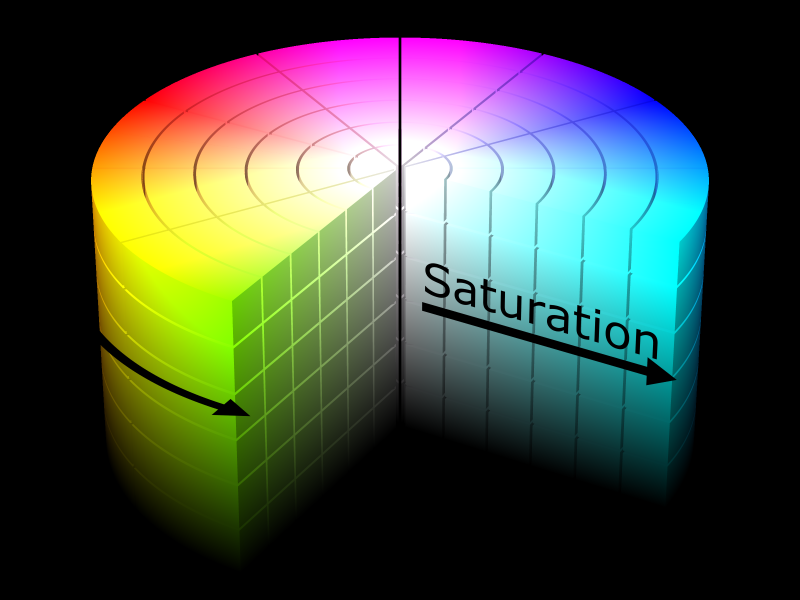
#> input picture erp_udp/scripts/camera/opencv-examples/img/hsv.png, 2400 x 1800 px (shown at 1/3 size)
$ python -i color_detect_binary.py   (imports and definitions only)
#> lines starting #> are read from the running program, lines starting #| are printed output that depends on the picture; after the words box and inside, x2 and y2 are one past the last pixel; in counts of white or black regions, pixels touching at a corner belong together
#> further down, picture is the input picture: shape (1800, 2400, 3); mean B, G, R 65, 75.8, 67.3
import cv2
import numpy as np

path = "erp_udp/scripts/camera/opencv-examples/img/"
image = "hsv.png"
win_name = "color_detect_hsv"

def nothing(x):
    pass

def create_trackbar_init():
    # Trackbar를 표시할 윈도우 이름 명시
    cv2.namedWindow(win_name)
    # Trackbar의 변수명, 윈도우 이름과 변수 범위 설정
    cv2.createTrackbar("LH", win_name, 0, 179, nothing)
    cv2.createTrackbar("LS", win_name, 0, 255, nothing)
    cv2.createTrackbar("LV", win_name, 0, 255, nothing)
    cv2.createTrackbar("UH", win_name, 179, 179, nothing)
    cv2.createTrackbar("US", win_name, 255, 255, nothing)
    cv2.createTrackbar("UV", win_name, 255, 255, nothing)

def hsv_track(frame):
    # Trackbar의 조절한 값을 변수에 저장
    Lower_H_Value = cv2.getTrackbarPos("LH", win_name)
    Lower_S_Value = cv2.getTrackbarPos("LS", win_name)
    Lower_V_Value = cv2.getTrackbarPos("LV", win_name)
    Upper_H_Value = cv2.getTrackbarPos("UH", win_name)
    Upper_S_Value = cv2.getTrackbarPos("US", win_name)
    Upper_V_Value = cv2.getTrackbarPos("UV", win_name)

    # hsv영역으로의 색영역 전환
    cvt_hsv = cv2.cvtColor(frame,cv2.COLOR_BGR2HSV)
#> cvt_hsv: shape (1800, 2400, 3); mean H, S, V 38.7, 82.1, 93.5

    # 임계값 boundary 정의
    lower = np.array([Lower_H_Value,Lower_S_Value,Lower_V_Value])
    upper = np.array([Upper_H_Value,Upper_S_Value,Upper_V_Value])
    mask = cv2.inRange(cvt_hsv, lower, upper)
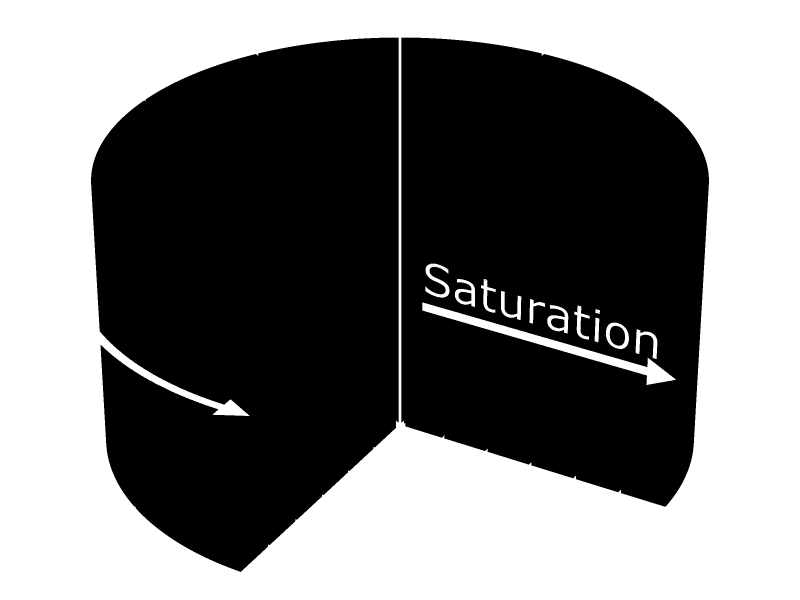
#> mask: shape (1800, 2400) (shown at 1/3 size); 48.1% white; 13 white regions, largest, box (x1, y1, x2, y2) and area: (0, 0, 2400, 1800) 2040229, (1267, 907, 2028, 1155) 20550, (1276, 791, 1349, 893) 2560
    cv2.imshow("mask",mask)
    # 구한 mask와 hsv영상을 연산하여 mask 범위의 색만 추출
    res = cv2.bitwise_and(cvt_hsv,cvt_hsv, mask= mask)
#> res: shape (1800, 2400, 3); every value is 0

    return res, lower, upper, cvt_hsv

# [37 lines not run here, left out]

>>> import cv2
>>> picture = cv2.imread('img/hsv.png')
>>> result = hsv_track(picture)
